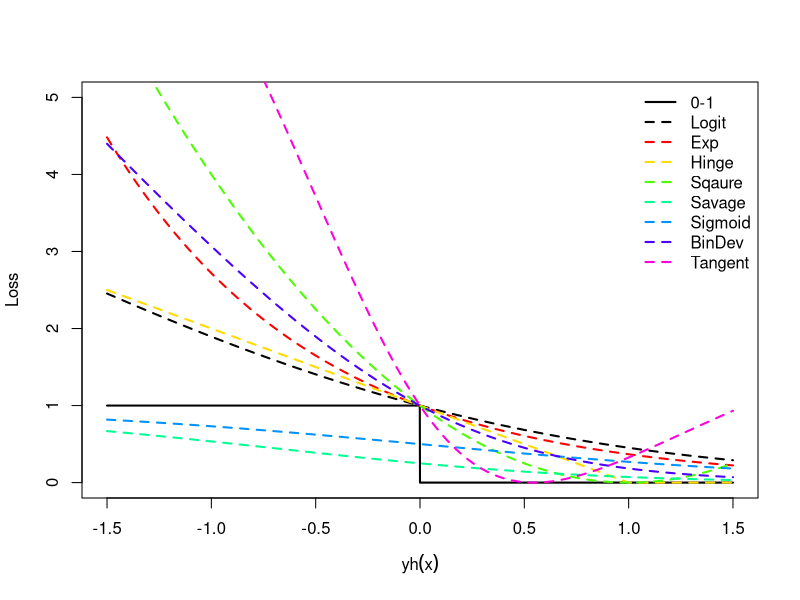
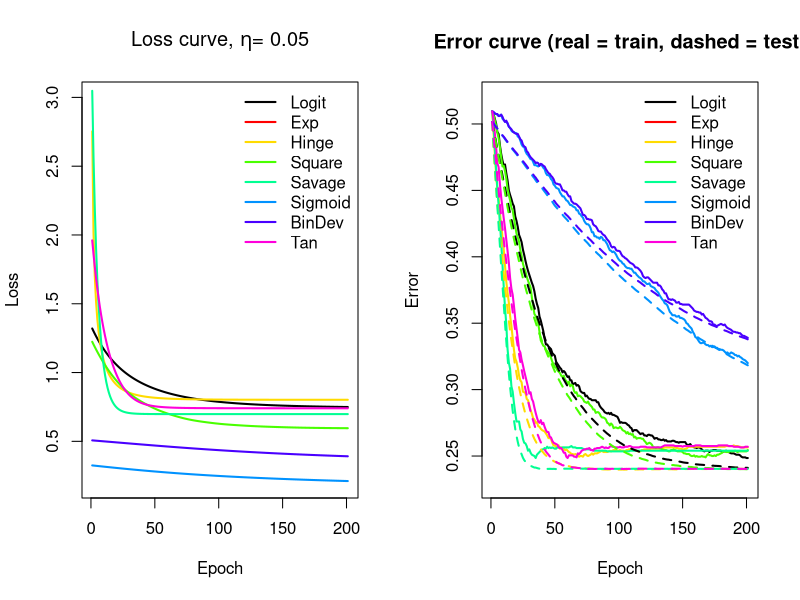
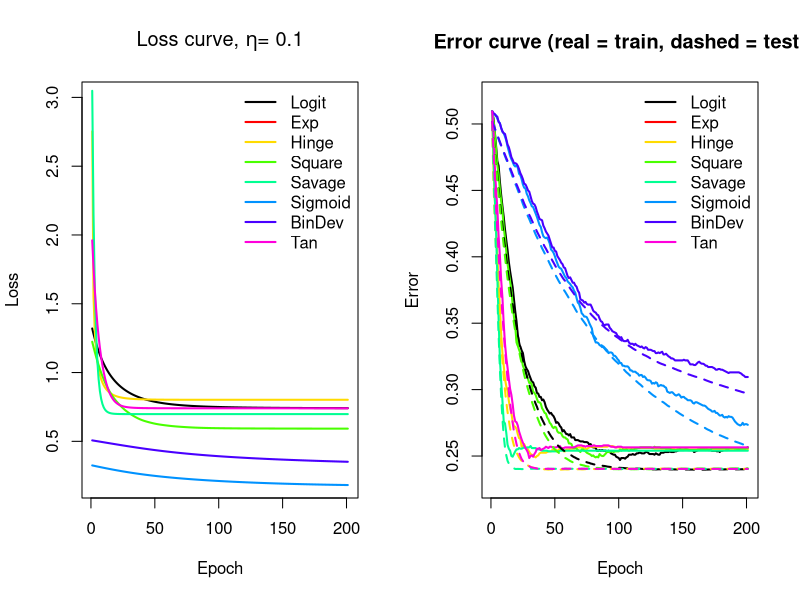
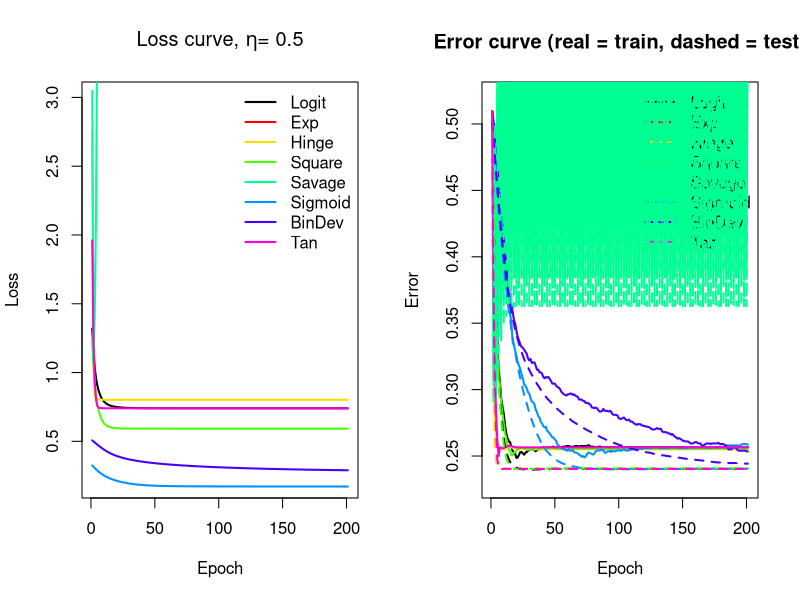

Reproduce these figures in R, in order.
## ---- chunk 1
##### Loss functions #####
fn.01 <- function(m) {
  loss <- c()
  loss[m >= 0] <- 0
  loss[m < 0] <- 1
  return(loss)
}
fn.exp <- function(m) {
  loss <- exp(-m)
  return(loss)
}
fn.hinge <- function(m) {
  loss <- sapply(X = m, FUN = function(x) {
    return(max(c(0, 1 - x)))
  })
  return(loss)
}
fn.logit <- function(m) {
  loss <- log(x = 1 + exp(-m), base = 2)
  return(loss)
}
fn.square <- function(m) {
  loss <- (1 - m)^2
  return(loss)
}
fn.savage <- function(m) {
  loss <- 1 / (1 + exp(m))^2
  return(loss)
}
fn.sigmoid <- function(m) {
  loss <- 1 / (1 + exp(m))
  return(loss)
}
fn.bindev <- function(m) {
  loss <- log(x = 1 + exp(-2*m), base = 2)
  return(loss)
}
fn.tan <- function(m) {
  loss <- (2 * atan(m) - 1)^2
  return(loss)
}
##### Gradients of loss functions #####
fn.logit.grad <- function(m) {
  a <- 1 / log(x = 2)
  b <- -1 / (1 + exp(m))
  grad <- a * b
  return(grad)
}
fn.exp.grad <- function(m) {
  grad <- - exp(-m)
  return(grad)
}
fn.hinge.grad <- function(m) {
  grad <- c()
  grad[m <= 1] <- -1
  grad[m > 1] <- 0
  return(grad)
}
fn.square.grad <- function(m) {
  grad <- 2 * (m - 1)
  return(grad)
}
fn.savage.grad <- function(m) {
  a <- -2 * exp(m)
  b <- 1 / (1 + exp(m))^3
  grad <- a * b
  return(grad)
}
fn.sigmoid.grad <- function(m) {
  a <- -1 / (1 + exp(-m))
  b <- 1 / (1 + exp(m))
  grad <- a * b
  return(grad)
}
fn.bindev.grad <- function(m) {
  a <- -2 / log(x = 2)
  b <- 1 / (1 + exp(2 * m))
  grad <- a * b
  return(grad)
}
fn.tan.grad <- function(m) {
  a <- 4 * (2 * atan(x = m) - 1)
  b <- 1 / (1 + m^2)
  grad <- a * b
  return(grad)
}
##### Other functions #####
library(mvtnorm)
fn.gen.dt <- function(n0, n1) {
  x0 <- rmvnorm(n = n0, mean = c(0, 0), sigma = diag(x = 1, nrow = 2))
  x1 <- rmvnorm(n = n1, mean = c(1, 1), sigma = diag(x = 1, nrow = 2))
  x <- rbind(x0, x1) ; rm(x0, x1)
  colnames(x) <- paste0("x", 1:ncol(x))
  y <- c(rep(-1, n0), rep(1, n1))
  return(list(x = x, y = y))
}
fn.h <- function(w0, w, x) {
  h.x <- w0 + as.numeric(rbind(x) %*% cbind(w)) # for vector/matrix
  return(h.x)
}
fn.init <- function(n) {
  r <- runif(n = n, min = -1, max = 1)
  w0 <- r[1]
  w <- r[2:(n)]
  return(list(w0 = w0, w = w))
}
fn.grad <- function(w0, w, x, y, loss) {
  h <- fn.h(w0 = w0, w = w, x = x)
  m <- y * h
  y.grad.l.m <- y * get(x = paste0("fn.", loss, ".grad"))(m)
  grad.w0 <- mean(y.grad.l.m)
  y.grad.l.m.mtx <- matrix(data = y.grad.l.m, ncol = ncol(x), nrow = length(y.grad.l.m), byrow = FALSE)
  grad.w <- colMeans(y.grad.l.m.mtx * x)
  return(list(grad.w0 = grad.w0, grad.w = grad.w))
}
fn.fit <- function(w0, w, x, y, loss, eta, itr) {
  #
  w0.tr <- rep(0, itr + 1)
  w.tr <- matrix(data = 0, nrow = itr + 1, ncol = length(w))
  loss.tr <- rep(0, itr + 1)
  err.tr <- rep(0, itr + 1)
  #
  w0.tr[1] <- w0
  w.tr[1,] <- w
  h <- fn.h(w0 = w0, w = w, x = x)
  m <- y * h
  loss.tr[1] <- mean(get(x = paste0("fn.", loss))(m))
  err.tr[1] <- mean(get(x = paste0("fn.01"))(m))
  #
  for (i in 1:itr) {
    # i <- 1
    w0.old <- w0.tr[i]
    w.old <- w.tr[i,]
    grad <- fn.grad(w0 = w0.old, w = w.old, x = x, y = y, loss = loss)
    w0.new <- w0.old - (eta * grad$"grad.w0")
    w.new <- w.old - (eta * grad$"grad.w")
    #
    w0.tr[i + 1] <- w0.new
    w.tr[i + 1,] <- w.new
    h <- fn.h(w0 = w0.new, w = w.new, x = x)
    m <- y * h
    loss.tr[i + 1] <- mean(get(x = paste0("fn.", loss))(m))
    err.tr[i + 1] <- mean(get(x = paste0("fn.01"))(m))
  }
  #
  return(list(w0 = w0.tr[i + 1],
              w = w.tr[i + 1,],
              trace = list(loss = loss.tr, err = err.tr, w0 = w0.tr, w = w.tr)))
}
## ---- chunk 2
m <- seq(from = -1.5, to = 1.5, by = 0.001)
ylim <- c(0, 5) ; lwd <- 2 ; lty <- 2
plot(x = m, y = fn.01(m = m), type = "l", xlab = expression(yh(x)), ylab = "Loss", ylim = ylim, lwd = lwd)
lines(x = m, y = fn.logit(m = m), lty = lty, lwd = lwd)
lines(x = m, y = fn.exp(m = m), lty = lty, lwd = lwd, col = rainbow(7)[1])
lines(x = m, y = fn.hinge(m = m), lty = lty, lwd = lwd, col = rainbow(7)[2])
lines(x = m, y = fn.square(m = m), lty = lty, lwd = lwd, col = rainbow(7)[3])
lines(x = m, y = fn.savage(m = m), lty = lty, lwd = lwd, col = rainbow(7)[4])
lines(x = m, y = fn.sigmoid(m = m), lty = lty, lwd = lwd, col = rainbow(7)[5])
lines(x = m, y = fn.bindev(m = m), lty = lty, lwd = lwd, col = rainbow(7)[6])
lines(x = m, y = fn.tan(m = m), lty = lty, lwd = lwd, col = rainbow(7)[7])
legend("topright", legend = c("0-1", "Logit", "Exp", "Hinge", "Sqaure", "Savage", "Sigmoid", "BinDev", "Tangent"), bty = "n", lty = c(1, rep(lty, 8)), lwd = lwd, col = c(1, 1, rainbow(7)))
## ---- chunk 3
dt <- fn.gen.dt(n0 = 1000, n1 = 1000)
x <- dt$"x"
y <- dt$"y"
dt.ts <- fn.gen.dt(n0 = 100000, n1 = 100000)
x.ts <- dt.ts$"x"
y.ts <- dt.ts$"y"
w0 <- 0
w <- c(-1, 1)
lwd <- 2
loss <- c("logit", "exp", "hinge", "square", "savage", "sigmoid", "bindev", "tan")




##### Eta = 0.05 #####
res <- list()
for (i in 1:length(loss)) {
  # print(loss[i])
  res[[i]] <- fn.fit(w0 = w0, w = w, x = x, y = y, loss = loss[i], eta = 0.05, itr = 200)
}
names(res) <- loss
# Loss curve
layout(matrix(data = 1:2, nrow = 1, ncol = 2))
ylim <- c(0.2, 3)
plot(res[[1]]$"trace"$"loss", type = "l", xlab = "Epoch", ylab = "Loss", ylim = ylim, lwd = lwd, lty = 1)
title(main = expression(paste("Loss curve, ", eta, "= 0.05")))
for (i in 2:length(loss)) {
  lines(res[[i]]$"trace"$"loss", type = "l", col = rainbow(7)[i], lwd = lwd, lty = 1)
}
legend("topright",
       legend = c("Logit", "Exp", "Hinge", "Square", "Savage", "Sigmoid", "BinDev", "Tan"),
       bty = "n", lty = 1, lwd = lwd, col = c(1, rainbow(7)))
# Training curve
ylim <- c(0.23, 0.52)
plot(res[[1]]$"trace"$"err", type = "l", xlab = "Epoch", ylab = "Error", ylim = ylim, lwd = lwd, lty = 1)
title(main = "Error curve (real = train, dashed = test)")
for (i in 2:length(loss)) {
  lines(res[[i]]$"trace"$"err", type = "l", col = rainbow(7)[i], lwd = lwd, lty = 1)
}
legend("topright",
       legend = c("Logit", "Exp", "Hinge", "Square", "Savage", "Sigmoid", "BinDev", "Tan"),
       bty = "n", lty = 1, lwd = lwd, col = c(1, rainbow(7)))
# Test curve
err.ts <- list()
for (i in 1:length(res)) {
  err <- c()
  for (j in 1:201) {
    w0.ts <- res[[i]]$"trace"$"w0"[j]
    w.ts <- res[[i]]$"trace"$"w"[j,]
    yhat.ts <- fn.h(w0 = w0.ts, w = w.ts, x = x.ts)
    yhat.ts[yhat.ts >= 0] <- 1
    yhat.ts[yhat.ts < 0] <- -1
    err[j] <- sum(y.ts != yhat.ts) / 200000
  }
  err.ts[[i]] <- err
}
lines(err.ts[[1]], type = "l", lwd = lwd, lty = 2)
for (i in 2:length(err.ts)) {
  lines(err.ts[[i]], type = "l", col = rainbow(7)[i], lwd = lwd, lty = 2)
}




##### Eta = 0.1 #####
res <- list()
for (i in 1:length(loss)) {
  # print(loss[i])
  res[[i]] <- fn.fit(w0 = w0, w = w, x = x, y = y, loss = loss[i], eta = 0.1, itr = 200)
}
names(res) <- loss
# Loss curve
layout(matrix(data = 1:2, nrow = 1, ncol = 2))
ylim <- c(0.2, 3)
plot(res[[1]]$"trace"$"loss", type = "l", xlab = "Epoch", ylab = "Loss", ylim = ylim, lwd = lwd, lty = 1)
title(main = expression(paste("Loss curve, ", eta, "= 0.1")))
for (i in 2:length(loss)) {
  lines(res[[i]]$"trace"$"loss", type = "l", col = rainbow(7)[i], lwd = lwd, lty = 1)
}
legend("topright",
       legend = c("Logit", "Exp", "Hinge", "Square", "Savage", "Sigmoid", "BinDev", "Tan"),
       bty = "n", lty = 1, lwd = lwd, col = c(1, rainbow(7)))
# Training curve
ylim <- c(0.23, 0.52)
plot(res[[1]]$"trace"$"err", type = "l", xlab = "Epoch", ylab = "Error", ylim = ylim, lwd = lwd, lty = 1)
title(main = "Error curve (real = train, dashed = test)")
for (i in 2:length(loss)) {
  lines(res[[i]]$"trace"$"err", type = "l", col = rainbow(7)[i], lwd = lwd, lty = 1)
}
legend("topright",
       legend = c("Logit", "Exp", "Hinge", "Square", "Savage", "Sigmoid", "BinDev", "Tan"),
       bty = "n", lty = 1, lwd = lwd, col = c(1, rainbow(7)))
# Test curve
err.ts <- list()
for (i in 1:length(res)) {
  err <- c()
  for (j in 1:201) {
    w0.ts <- res[[i]]$"trace"$"w0"[j]
    w.ts <- res[[i]]$"trace"$"w"[j,]
    yhat.ts <- fn.h(w0 = w0.ts, w = w.ts, x = x.ts)
    yhat.ts[yhat.ts >= 0] <- 1
    yhat.ts[yhat.ts < 0] <- -1
    err[j] <- sum(y.ts != yhat.ts) / 200000
  }
  err.ts[[i]] <- err
}
lines(err.ts[[1]], type = "l", lwd = lwd, lty = 2)
for (i in 2:length(err.ts)) {
  lines(err.ts[[i]], type = "l", col = rainbow(7)[i], lwd = lwd, lty = 2)
}




##### Eta = 0.5 #####
res <- list()
for (i in 1:length(loss)) {
  # print(loss[i])
  res[[i]] <- fn.fit(w0 = w0, w = w, x = x, y = y, loss = loss[i], eta = 0.5, itr = 200)
}
names(res) <- loss
# Loss curve
layout(matrix(data = 1:2, nrow = 1, ncol = 2))
ylim <- c(0.2, 3)
plot(res[[1]]$"trace"$"loss", type = "l", xlab = "Epoch", ylab = "Loss", ylim = ylim, lwd = lwd, lty = 1)
title(main = expression(paste("Loss curve, ", eta, "= 0.5")))
for (i in 2:length(loss)) {
  lines(res[[i]]$"trace"$"loss", type = "l", col = rainbow(7)[i], lwd = lwd, lty = 1)
}
legend("topright",
       legend = c("Logit", "Exp", "Hinge", "Square", "Savage", "Sigmoid", "BinDev", "Tan"),
       bty = "n", lty = 1, lwd = lwd, col = c(1, rainbow(7)))
# Training curve
ylim <- c(0.23, 0.52)
plot(res[[1]]$"trace"$"err", type = "l", xlab = "Epoch", ylab = "Error", ylim = ylim, lwd = lwd, lty = 1)
title(main = "Error curve (real = train, dashed = test)")
for (i in 2:length(loss)) {
  lines(res[[i]]$"trace"$"err", type = "l", col = rainbow(7)[i], lwd = lwd, lty = 1)
}
legend("topright",
       legend = c("Logit", "Exp", "Hinge", "Square", "Savage", "Sigmoid", "BinDev", "Tan"),
       bty = "n", lty = 1, lwd = lwd, col = c(1, rainbow(7)))
# Test curve
err.ts <- list()
for (i in 1:length(res)) {
  err <- c()
  for (j in 1:201) {
    w0.ts <- res[[i]]$"trace"$"w0"[j]
    w.ts <- res[[i]]$"trace"$"w"[j,]
    yhat.ts <- fn.h(w0 = w0.ts, w = w.ts, x = x.ts)
    yhat.ts[yhat.ts >= 0] <- 1
    yhat.ts[yhat.ts < 0] <- -1
    err[j] <- sum(y.ts != yhat.ts) / 200000
  }
  err.ts[[i]] <- err
}
lines(err.ts[[1]], type = "l", lwd = lwd, lty = 2)
for (i in 2:length(err.ts)) {
  lines(err.ts[[i]], type = "l", col = rainbow(7)[i], lwd = lwd, lty = 2)
}
